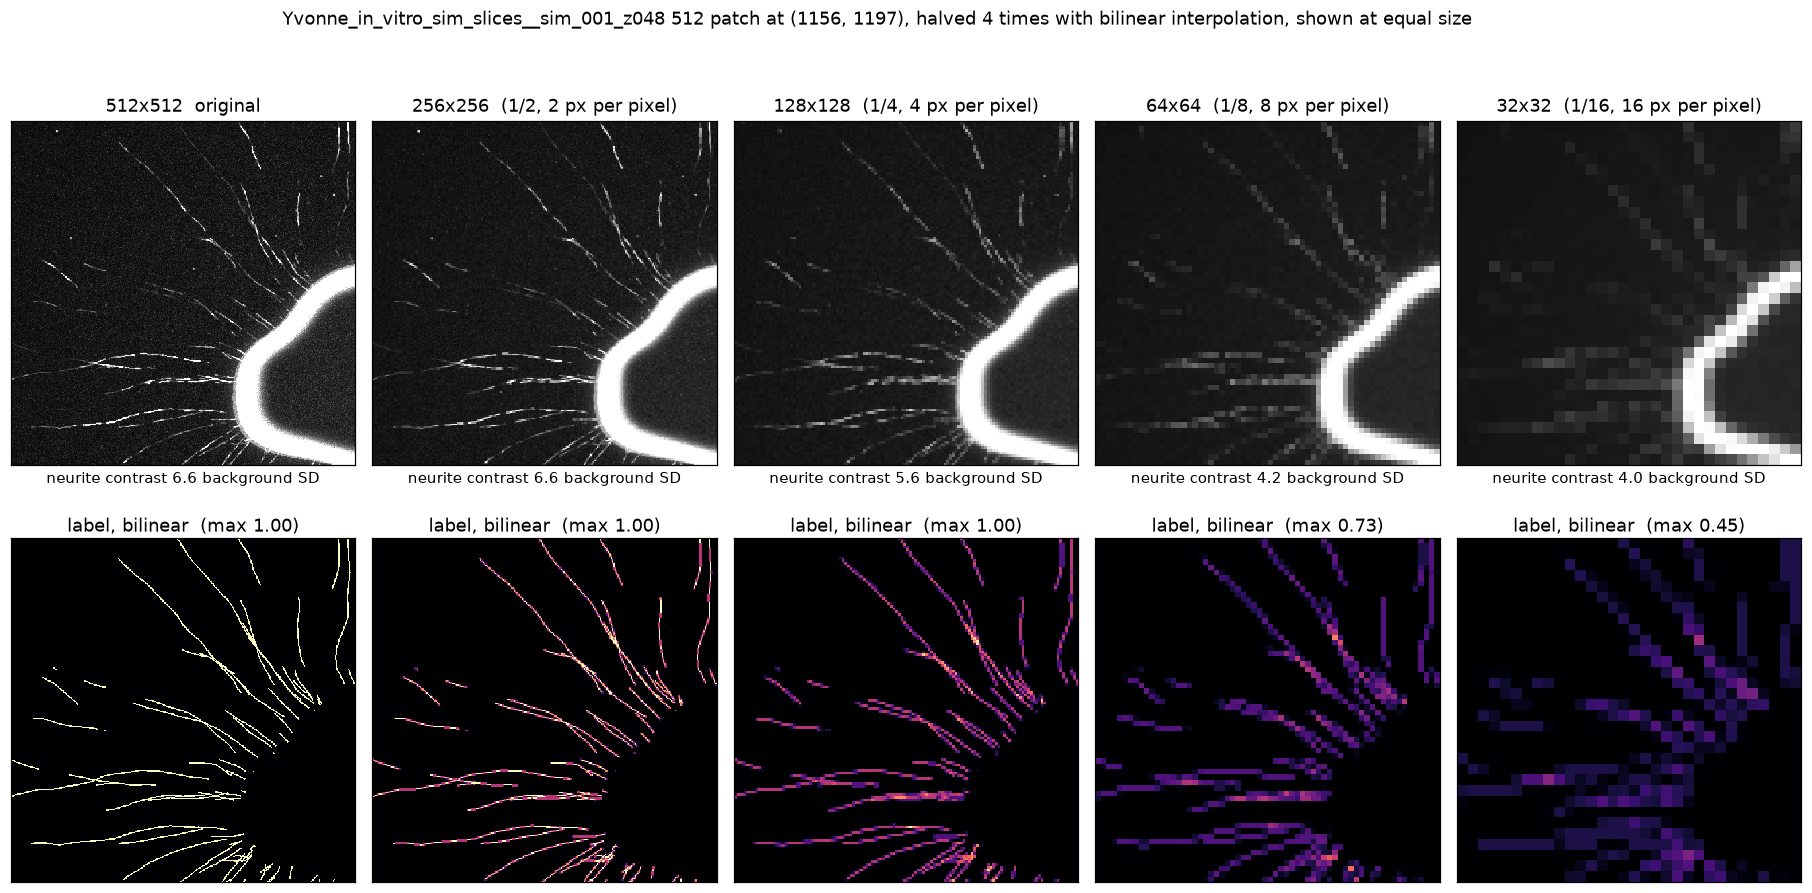

This figure's Python source:
import json
from pathlib import Path
import numpy as np
import torch
import torch.nn.functional as F
from PIL import Image
import matplotlib; matplotlib.use("Agg")
import matplotlib.pyplot as plt

root = Path.home() / "GAA/spinal_cord_injury/data/nnUNet_raw/Dataset311_neurite_yvonne_in_vitro_sim_smi_slices"
train = json.load(open(root / "splits_final.json"))[0]["train"]
case = sorted(c for c in train if c.endswith("_z048"))[0]
stem, z = case[:-3], int(case[-3:])
members = [f"{stem}{k:03d}" for k in (z - 1, z, z + 1)]
img = np.max([np.array(Image.open(root / "imagesTr" / f"{m}_0000.png")) for m in members], axis=0)
lab = np.max([np.array(Image.open(root / "labelsTr" / f"{m}.png")) for m in members], axis=0)
if img.ndim == 3:
    img = img[..., 0]
H, W = img.shape
P = 512
# Same patch as patch_context.py: centred on the labelled pixel nearest the image centre.
ys, xs = np.nonzero(lab)
k = np.argmin((ys - H / 2) ** 2 + (xs - W / 2) ** 2)
y0 = int(np.clip(ys[k] - P // 2, 0, H - P)); x0 = int(np.clip(xs[k] - P // 2, 0, W - P))

x = torch.from_numpy(img[y0:y0 + P, x0:x0 + P].astype(np.float32))[None, None]
y = torch.from_numpy((lab[y0:y0 + P, x0:x0 + P] > 0).astype(np.float32))[None, None]
levels = [(x, y)]
for _ in range(4):
    # Plain bilinear halving (no antialias), as F.interpolate does inside a network.
    x = F.interpolate(x, scale_factor=0.5, mode="bilinear", align_corners=False)
    y = F.interpolate(y, scale_factor=0.5, mode="bilinear", align_corners=False)
    levels.append((x, y))

fig, ax = plt.subplots(2, len(levels), figsize=(4.2 * len(levels), 9.2))
contrast = []
for xi, yi in levels:
    # Neurite contrast: mean intensity of pixels at least a quarter covered by label, over background noise.
    a, m = xi[0, 0].numpy(), yi[0, 0].numpy()
    bg = a[(m == 0) & (a < 100)]
    contrast.append((a[m >= 0.25].mean() - bg.mean()) / bg.std())
for i, (xi, yi) in enumerate(levels):
    s = xi.shape[-1]
    ax[0, i].imshow(xi[0, 0], cmap="gray", vmin=0, vmax=255, interpolation="nearest")
    ax[0, i].set_title(f"{s}x{s}  (1/{P // s}, {P // s} px per pixel)" if s < P else f"{s}x{s}  original")
    ax[0, i].set_xlabel(f"neurite contrast {contrast[i]:.1f} background SD")
    ax[1, i].imshow(yi[0, 0], cmap="magma", vmin=0, vmax=1, interpolation="nearest")
    ax[1, i].set_title(f"label, bilinear  (max {yi.max():.2f})", pad=4)
for a in ax.flat: a.set_xticks([]); a.set_yticks([])
fig.subplots_adjust(hspace=0.15, wspace=0.05)
fig.suptitle(f"{case} 512 patch at {(x0, y0)}, halved 4 times with bilinear interpolation, shown at equal size")
fig.savefig(Path(__file__).with_suffix(".png"), dpi=110, bbox_inches="tight")
for (xi, yi), c in zip(levels, contrast):
    print(xi.shape[-1], "label max %.2f, contrast %.1f SD" % (yi.max(), c))
